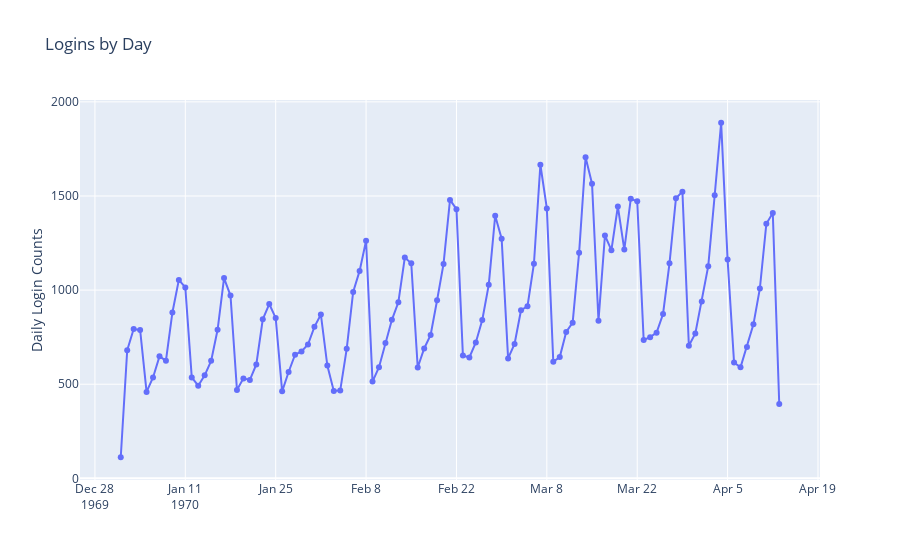

Notebook code cell kept with this figure:
### Code cell
trace0 = go.Scatter(x=daily.index, y=daily['count'],
                                  mode='lines+markers')

layout = go.Layout(title='Logins by Day',
                  yaxis=dict(title='Daily Login Counts'))

fig = go.Figure([trace0], layout)

iplot(fig, filename='daily.html')
